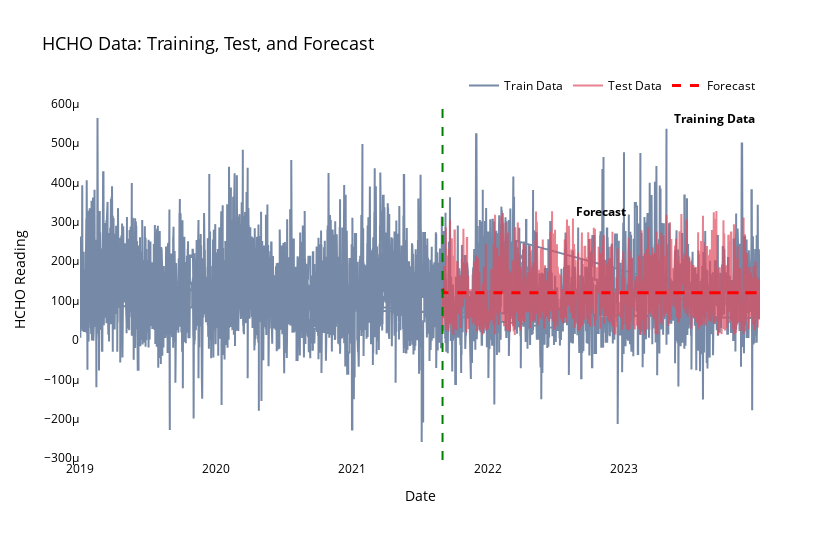

The code cell stored with this chart in its notebook:
### Code cell
import plotly.graph_objects as go

fig = go.Figure()

# Adding training data to the figure
fig.add_trace(go.Scatter(
    x=train_data.index,
    y=train_data['HCHO Reading'],
    mode='lines',
    name='Train Data',
    line=dict(width=2, color='rgba(60, 88, 128, 0.7)'), 
))

# Adding test data to the figure
fig.add_trace(go.Scatter(
    x=test_data.index,
    y=test_data['HCHO Reading'],
    mode='lines',
    name='Test Data',
    line=dict(width=2, color='rgba(224, 76, 95, 0.7)'), 
))

# Adding forecast data to the figure
fig.add_trace(go.Scatter(
    x=test_data.index, 
    y=forecast,
    mode='lines',
    name='Forecast',
    line=dict(width=3, color='red', dash='dash'), 
))

# Adding vertical line to indicate start of forecast
fig.add_vline(x=test_data.index[0], line_width=2, line_dash="dash", line_color="green")

# Annotations for Train and Forecast
fig.add_annotation(
    x=train_data.index[int(len(train_data) / 2)],
    y=max(train_data['HCHO Reading']),
    text="<b>Training Data</b>",
    showarrow=False,
    font_size=12,
)

fig.add_annotation(
    x=test_data.index[int(len(test_data) / 2)],
    y=max(test_data['HCHO Reading']),
    text="<b>Forecast</b>",
    showarrow=False,
    font_size=12,
)

# Updating the axes and layout
fig.update_xaxes(title="Date", showgrid=False)
fig.update_yaxes(title="HCHO Reading", showgrid=False, type="linear")

fig.update_layout(
    width=840,
    height=540,
    title="HCHO Data: Training, Test, and Forecast",
    font_color='black', 
    title_font_size=18,
    plot_bgcolor='white', 
    paper_bgcolor='white', 
    legend=dict(yanchor="bottom", xanchor="right", y=1, x=1, orientation="h"),
)

fig.show()

### Figure 1 — Plotly figure (JSON) as saved in the notebook; plotly's stock layout.template omitted (floating-point values rounded to 4 significant figures; data arrays with more than 128 entries replaced by an {"elided": "..."} marker saying what was removed)
{"data": [{"line": {"color": "rgba(60, 88, 128, 0.7)", "width": 2}, "mode": "lines", "name": "Train Data", "type": "scatter", "x": {"elided": "10225 str values"}, "y": {"elided": "10225 float values"}}, {"line": {"color": "rgba(224, 76, 95, 0.7)", "width": 2}, "mode": "lines", "name": "Test Data", "type": "scatter", "x": {"elided": "2557 str values"}, "y": {"elided": "2557 float values"}}, {"line": {"color": "red", "dash": "dash", "width": 3}, "mode": "lines", "name": "Forecast", "type": "scatter", "x": {"elided": "2557 str values"}, "y": {"elided": "2557 float values"}}], "layout": {"annotations": [{"font": {"size": 12}, "showarrow": false, "text": "<b>Training Data</b>", "x": "2023-09-01T00:00:00", "y": 0.0005639}, {"font": {"size": 12}, "showarrow": false, "text": "<b>Forecast</b>", "x": "2022-10-31T00:00:00", "y": 0.0003273}], "font": {"color": "black"}, "height": 540, "legend": {"orientation": "h", "x": 1, "xanchor": "right", "y": 1, "yanchor": "bottom"}, "paper_bgcolor": "white", "plot_bgcolor": "white", "shapes": [{"line": {"color": "green", "dash": "dash", "width": 2}, "type": "line", "x0": "2021-08-31T00:00:00", "x1": "2021-08-31T00:00:00", "xref": "x", "y0": 0, "y1": 1, "yref": "y domain"}], "title": {"font": {"size": 18}, "text": "HCHO Data: Training, Test, and Forecast"}, "width": 840, "xaxis": {"showgrid": false, "title": {"text": "Date"}}, "yaxis": {"showgrid": false, "title": {"text": "HCHO Reading"}, "type": "linear"}}}
